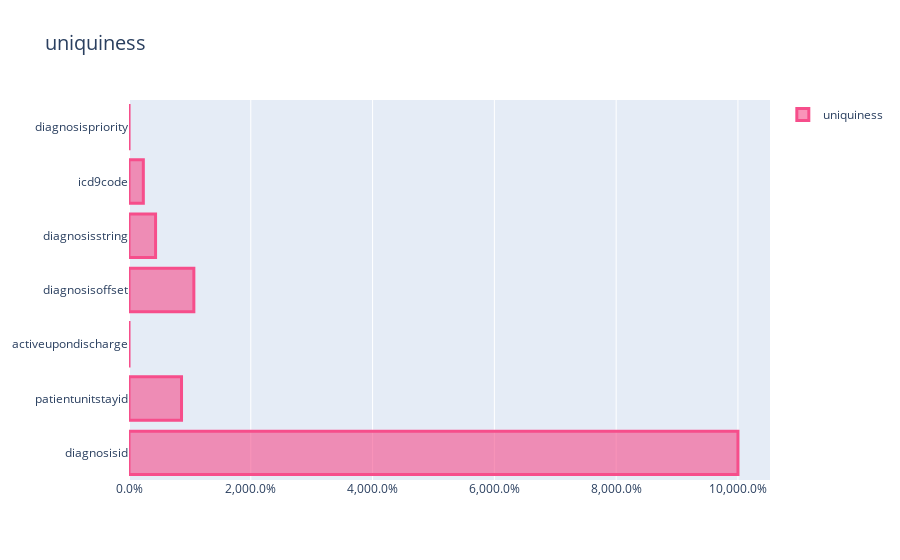

Here is the notebook cell this chart was saved with:
### Markdown cell above
## Uniquiness
This section is dedicated to test uniquesness from
$$
\begin{align}
Uniqueness = \frac{num_{dis}-1}{num_{non-missing}-1}
\end{align}
$$
where $num_{non-missing}$ is the number of non-missing values in that column

### Code cell
uniqueness = (df.nunique() - 1)/(len(df.index) - df.isnull().sum() - 1) * 100

fig2 = go.Figure()
fig2.add_trace(go.Bar(
    y=df.columns,
    x=uniqueness,
    name=r'uniquiness',
    orientation='h',
    marker=dict(
        color='rgba(246, 78, 139, 0.6)',
        line=dict(color='rgba(246, 78, 139, 1.0)', width=3)
    ),
    showlegend=True
))

fig2.update_layout(
                  title_text=r"uniquiness",
                  title_font_size=20,
                  xaxis_tickformat = ',.1%'
                  )


fig2.show()

### Figure 1 — Plotly figure (JSON) as saved in the notebook; plotly's stock layout.template omitted (floating-point values rounded to 4 significant figures)
{"data": [{"marker": {"color": "rgba(246, 78, 139, 0.6)", "line": {"color": "rgba(246, 78, 139, 1.0)", "width": 3}}, "name": "uniquiness", "orientation": "h", "showlegend": true, "type": "bar", "x": [100, 8.624, 0.004004, 10.65, 4.364, 2.353, 0.008007], "y": ["diagnosisid", "patientunitstayid", "activeupondischarge", "diagnosisoffset", "diagnosisstring", "icd9code", "diagnosispriority"]}], "layout": {"title": {"font": {"size": 20}, "text": "uniquiness"}, "xaxis": {"tickformat": ",.1%"}}}
